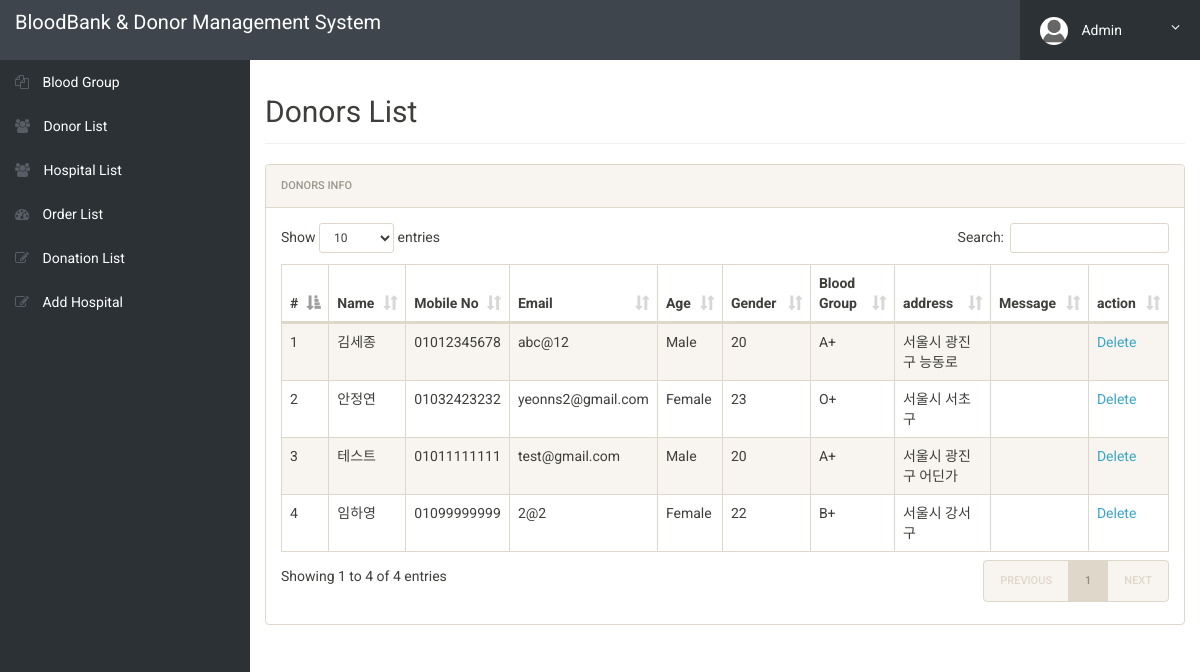
Page /bbdms/admin/donor-list.php (signed in) on the committed database.
### tables this page shows
CREATE TABLE `donor` (
  `donor_id` int(11) NOT NULL AUTO_INCREMENT,
  `Name` varchar(100) DEFAULT NULL,
  `RRN` varchar(20) NOT NULL,
  `Age` int(11) NOT NULL,
  `Gender` varchar(20) DEFAULT 'NULL',
  `BloodGroup` varchar(20) DEFAULT 'NULL',
  `MobileNumber` char(20) DEFAULT NULL,
  `EmailId` varchar(100) DEFAULT NULL,
  `Address` varchar(255) DEFAULT NULL,
  PRIMARY KEY (`donor_id`)
);

### bbdms/admin/donor-list.php (the view, shortened to what this page needs)
<?php
include('includes/config.php');
if(strlen($_SESSION['alogin'])==0)
	{
header('location:index.php');
}
else{
 ?>
<!doctype html>
<html lang="en" class="no-js">
<head>
	<link rel="stylesheet" href="css/font-awesome.min.css">
	<link rel="stylesheet" href="css/bootstrap.min.css">
	<link rel="stylesheet" href="css/dataTables.bootstrap.min.css">
	<link rel="stylesheet" href="css/bootstrap-social.css">
	<link rel="stylesheet" href="css/bootstrap-select.css">
	<link rel="stylesheet" href="css/fileinput.min.css">
	<link rel="stylesheet" href="css/awesome-bootstrap-checkbox.css">
	<link rel="stylesheet" href="css/style.css">
</head>
<body>
	<?php include('includes/header.php');?>
	<div class="ts-main-content">
		<?php include('includes/leftbar.php');?>
		<div class="content-wrapper">
			<div class="container-fluid">
				<div class="row">
					<div class="col-md-12">
						<h2 class="page-title">Donors List</h2>
						<div class="panel panel-default">
							<div class="panel-heading">Donors Info</div>
							<div class="panel-body">
								<table id="zctb" class="display table table-striped table-bordered table-hover" cellspacing="0" width="100%">
									<thead>
										<tr>
										<th>#</th>
											<th>Name</th>
											<th>Mobile No</th>
											<th>Email</th>
											<th>Age</th>
											<th>Gender</th>
											<th>Blood Group</th>
											<th>address</th>
											<th>Message </th>
											<th>action </th>
										</tr>
									</thead>
									<tbody>
<?php $sql = "SELECT * from  donor ";
$query = $dbh -> prepare($sql);
$query->execute();
$results=$query->fetchAll(PDO::FETCH_OBJ);
$cnt=1;
if($query->rowCount() > 0)
{
foreach($results as $result)
{				?>
										<tr>
											<td><?php echo htmlentities($cnt);?></td>
											<td><?php echo htmlentities($result->Name);?></td>
											<td><?php echo htmlentities($result->MobileNumber);?></td>
											<td><?php echo htmlentities($result->EmailId);?></td>
											<td><?php echo htmlentities($result->Gender);?></td>
											<td><?php echo htmlentities($result->Age);?></td>
											<td><?php echo htmlentities($result->BloodGroup);?></td>
											<td><?php echo htmlentities($result->Address);?></td>
											<td><?php echo htmlentities($result->Message);?></td>
										<td>
<a href="donor-list.php?del=<?php echo htmlentities($result->id);?>" onclick="return confirm('Do you really want to delete this record')"> Delete</a>
</td>
										</tr>
										<?php $cnt=$cnt+1; }} ?>
									</tbody>
								</table>
							</div>
						</div>
					</div>
				</div>
			</div>
		</div>
	</div>
</body>
</html>
<?php } ?>

### bbdms/admin/css/style.css (style rules this page uses)
html { font-size: 14px; }
@media only screen and (min-width: 480px) { html { font-size: 17px; } }
@media only screen and (min-width: 768px) { html { font-size: 14px; } }
body { font-size: 1em; }
a { color: #37a6c4; }
.panel { overflow: hidden; }
.page-title { padding-bottom: 15px; margin-bottom: 20px; border-bottom: 1px solid #f0f0f0; }
.ts-main-content .content-wrapper { padding-top: 15px; margin-top: 60px; }
@media only screen and (min-width: 992px) { .ts-main-content .content-wrapper { margin-left: 250px; } }

### rows in the picture
donor: Name "김세종", MobileNumber "01012345678", EmailId "abc@12", Gender "Male", Age "20", BloodGroup "A+", Address "서울시 광진구 능동로"
donor: Name "안정연", MobileNumber "01032423232", EmailId "yeonns2@gmail.com", Gender "Female", Age "23", BloodGroup "O+", Address "서울시 서초구"
donor: Name "테스트", MobileNumber "01011111111", EmailId "test@gmail.com", Gender "Male", Age "20", BloodGroup "A+", Address "서울시 광진구 어딘가"
donor: Name "임하영", MobileNumber "01099999999", EmailId "2@2", Gender "Female", Age "22", BloodGroup "B+", Address "서울시 강서구"
